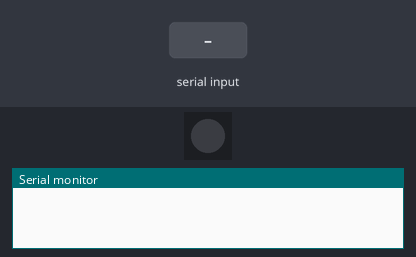
Bench run of a sketch on a simulated ESP32-S3. On the bench: 1 RGB LEDs in strip order, left to right, the last lines printed to the serial monitor. Inputs (shaded band) come from the test bench. Dim RGB values are drawn brighter than linear.

Above: at 1.2 s.
1.3 s: "1" received over Serial
At 2.1 s:
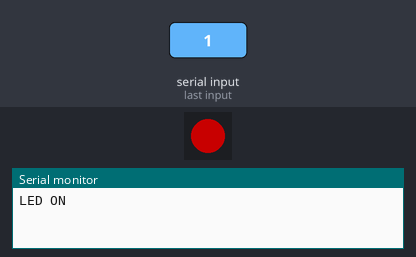
2.8 s: "0" received over Serial
At 3.3 s:
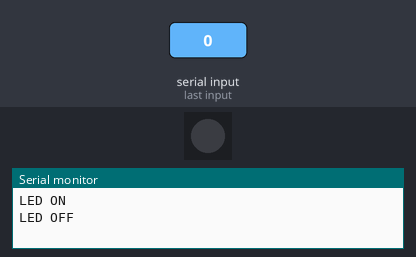
Timing chart, 0 to 5.8 s (numbered marks = the images above; inputs shaded):
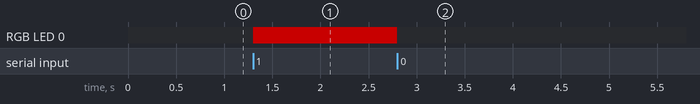

Measured:
- after the input at 1.3 s, RGB LED 0: off → RGB(100, 0, 0) at once
- after the input at 2.8 s, RGB LED 0: RGB(100, 0, 0) → off at once

The sketch:

ESP32_S3_uart_blink.ino
```cpp
#include <Adafruit_NeoPixel.h>

#define RGB_PIN     48      // Onboard RGB LED pin
#define NUM_PIXELS  1       // Only one LED

Adafruit_NeoPixel pixel(NUM_PIXELS, RGB_PIN, NEO_GRB + NEO_KHZ800);

void setup() {
  pixel.begin();
  pixel.setBrightness(100); // Adjust brightness (0-255)
  Serial.begin(115200);

  // Начальное состояние — светодиод выключен
  pixel.setPixelColor(0, 0);
  pixel.show();
}

void loop() {
  if (Serial.available() > 0) {
    char command = Serial.read();

    if (command == '1') {
      // Включаем светодиод постоянным цветом (красный: 255,0,0)
      pixel.setPixelColor(0, pixel.Color(255, 0, 0)); // Можно изменить на любой другой цвет
      pixel.show();
      Serial.println("LED ON");
    } else if (command == '0') {
      // Выключаем светодиод
      pixel.setPixelColor(0, 0);
      pixel.show();
      Serial.println("LED OFF");
    }
  }
}
```
